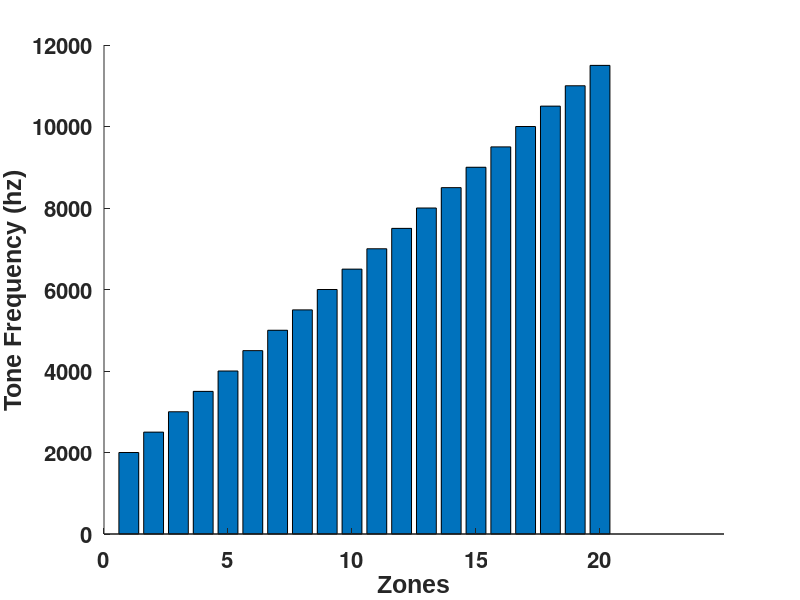

This figure's MATLAB source:
%% tone possible plots

% 10 zones
%tones=2000:1000:11000;
%tones=tones(randperm(length(tones)));
%tones=2000:500:6500;

% 5 zones
tones=[1:5 0 0 0 0 0] *1e3;

% 20 zones
tones=2000:500:11500;

figure;
bar(tones);

set(gca,'YLim',[0 12000]);
set(gca,'FontSize',16,'FontWeight','bold');
xlabel('Zones','FontName','Arial','FontWeight','bold','FontSize',18 );
ylabel('Tone Frequency (hz)','FontName','Arial','FontWeight','bold','FontSize',18 );
box off;

set(gca,'XTick',0:5:20);


